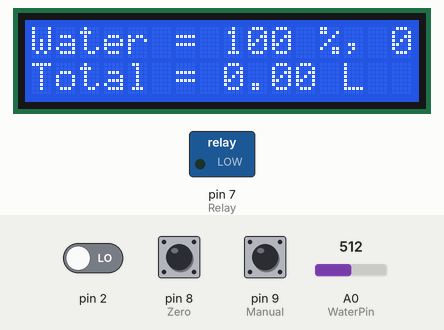
Simulated run of this sketch. Board: Arduino Uno, built with avr-gcc and run on an emulated ATmega328P. Parts: 16×2 character LCD, switched loads named in the sketch (green lamp = pin HIGH). The test bench sets the inputs (shaded band); at power-on: A0 (WaterPin) = 512, pin 2 LOW, pin 8 (Zero) HIGH, pin 9 (Manual) HIGH. What the sketch prints to the serial monitor is not drawn.

Above: at 6.2 s.
6.3 s: A0 (WaterPin) set to 152
At 8.9 s:
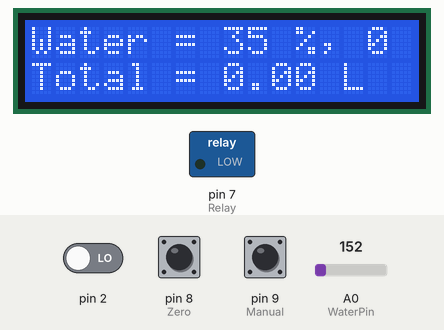
9.2 s: A0 (WaterPin) set to 139
At 10.6 s:
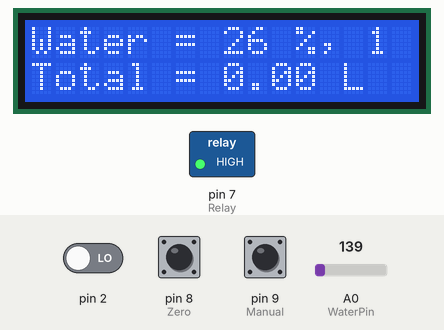
13.3 s: A0 (WaterPin) set to 122
At 14.5 s:
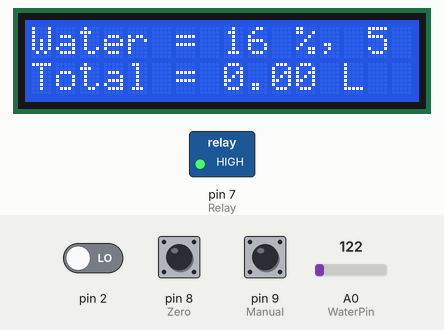
Timing chart, 0 to 16.3 s (numbered marks = the images above; inputs shaded):
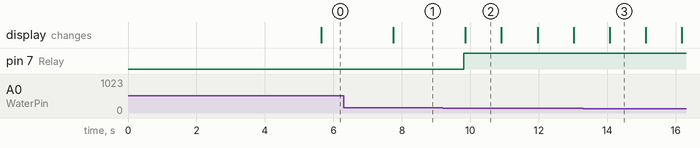

The sketch:

PlantFactoty_Water.ino
```cpp
#include <Wire.h>
#include <LiquidCrystal_I2C.h>
#define WaterPin A0
#define Relay 7
#define Zero 8
#define Manual 9

volatile double waterVolume;

LiquidCrystal_I2C lcd(0x27, 16, 2);
int n = 0;
int Relay_Value = 0;

void setup() {
  // put your setup code here, to run once:
  Serial.begin(9600);
  pinMode(Relay, OUTPUT);
  pinMode(Zero, INPUT);
  pinMode(Manual, INPUT);
  waterVolume = 0;
  attachInterrupt(0, pulseHigh, RISING);
  lcd.init();
  lcd.backlight();
  lcd.setCursor(0, 0);
  lcd.print("Hello, world!");
  lcd.setCursor(0, 1);
  lcd.print("Vege. Info. Lab");
  delay(5000);
}

void loop() {
  // put your main code here, to run repeatedly:
  int Water_Value = analogRead(A0);
  int Water_Content = map(Water_Value, 96, 256, 0, 100);
  Water_Content = constrain(Water_Content, 0, 100);
  int Zero_Value =  digitalRead(Zero);
  int Manual_Value =  digitalRead(Manual);
  Serial.print(Water_Value);
  Serial.print(", ");
  Serial.print(Water_Content);
  Serial.print(", ");
  Serial.print(waterVolume);
  Serial.print(", ");
  Serial.print(n);
  Serial.print(", ");
  Serial.println(Relay_Value);
  delay(500);

  if (n < 20) {
    if (Water_Content <= 30) {
      digitalWrite(Relay, HIGH);
      Relay_Value = 1;
      n = n + 1;
    }
    if (Water_Content >= 35) {
      digitalWrite(Relay, LOW);
      Relay_Value = 0;
      n = 0;
    }
  } else {
    digitalWrite(Relay, LOW);
    Relay_Value = 0;
    n = 0;
  }

  if (Zero_Value == LOW) {
    waterVolume = 0;
  }
  delay(10);

  if (Manual_Value == LOW) {
    digitalWrite(Relay, HIGH);
    delay(60000);
  }
  delay(10);

  lcd.clear();
  lcd.setCursor(0, 0);
  lcd.print("Water = ");
  lcd.print(Water_Content);
  lcd.print(" %, ");
  lcd.print(n);
  lcd.setCursor(0, 1);
  lcd.print("Total = ");
  lcd.print(waterVolume);
  lcd.print(" L");
  delay(500);
}

void pulseHigh()   //measure the quantity of square wave
{
  waterVolume += 1.0 / 5880.0;
}
```

Measured:
- the behaviour switches between 146 and 145 on A0 (WaterPin) (found by bisection; images 1 and 2)
- after the input at 6.3 s, the display: changes after 1.5 s (image 1)
- after the input at 9.2 s, pin 7 (Relay): LOW → HIGH after 0.61 s; the display: changes after 0.66 s (image 2)
- what the display in image 2 shows lasts 1.0 s, from 9.9 s to 10.9 s
